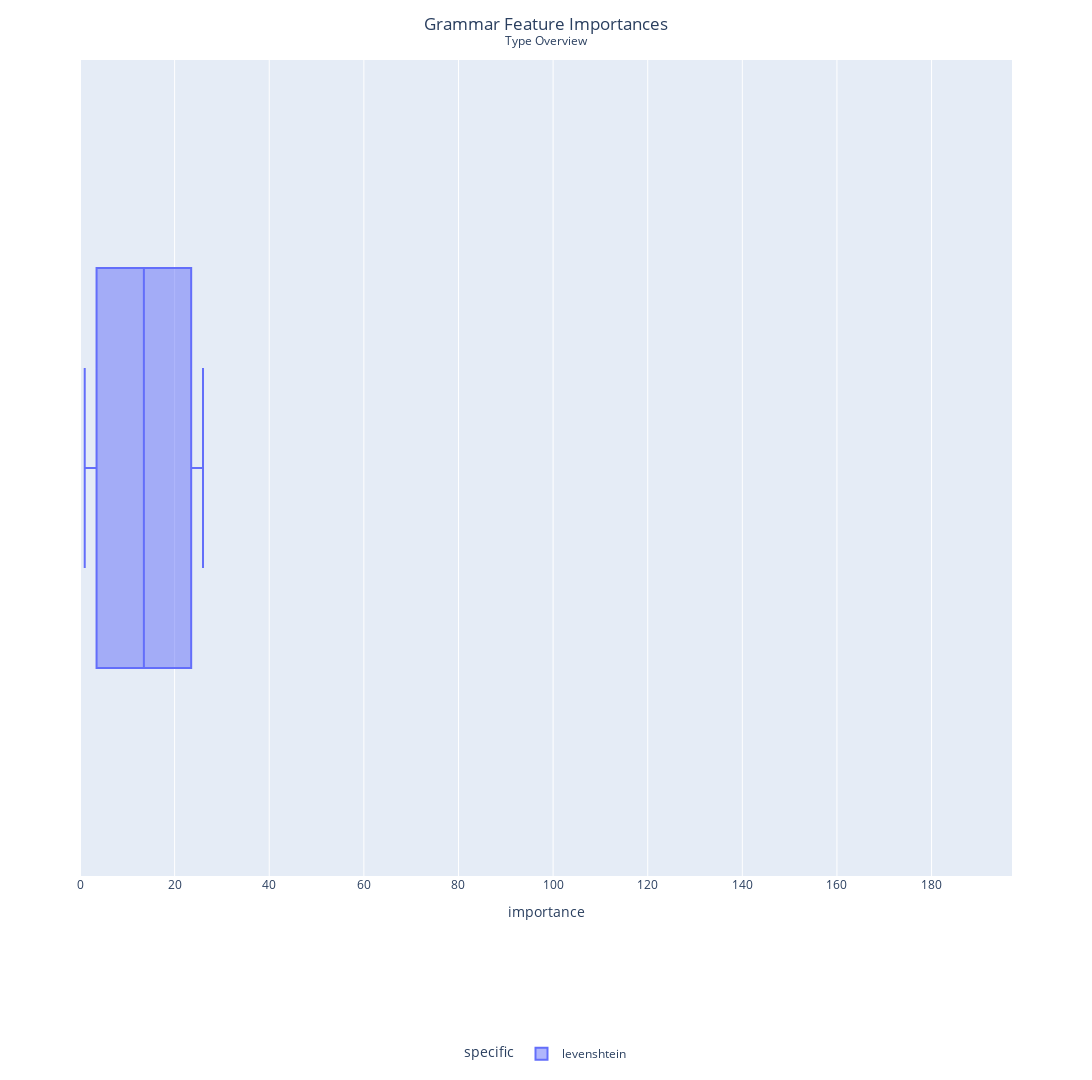

Here is the notebook cell this chart was saved with:
### Code cell
fig = px.box(
    grammar_features,
    x="importance",
    color="specific",
    range_x=(df.importance.min(), df.importance.max()),
)
fig.update_layout(
    height=1080,
    width=1920,
    title_x=0.5,
    title_text=f"Grammar Feature Importances<br><sup>Type Overview</sup>",
    legend=dict(orientation="h", yanchor="top", xanchor="center", y=-0.2, x=0.5),
    barmode="group",
)
fig.show()

### Figure 1 — Plotly figure (JSON) as saved in the notebook; plotly's stock layout.template omitted (floating-point values rounded to 4 significant figures)
{"data": [{"alignmentgroup": "True", "hovertemplate": "specific=levenshtein<br>importance=%{x}<extra></extra>", "legendgroup": "levenshtein", "marker": {"color": "#636efa"}, "name": "levenshtein", "notched": false, "offsetgroup": "levenshtein", "orientation": "h", "showlegend": true, "type": "box", "x": [26, 21, 6, 1], "x0": " ", "xaxis": "x", "y0": " ", "yaxis": "y"}], "layout": {"barmode": "group", "boxmode": "group", "height": 1080, "legend": {"orientation": "h", "title": {"text": "specific"}, "tracegroupgap": 0, "x": 0.5, "xanchor": "center", "y": -0.2, "yanchor": "top"}, "margin": {"t": 60}, "title": {"text": "Grammar Feature Importances<br><sup>Type Overview</sup>", "x": 0.5}, "width": 1920, "xaxis": {"anchor": "y", "domain": [0, 1], "range": [0, 197], "title": {"text": "importance"}}, "yaxis": {"anchor": "x", "domain": [0, 1]}}}
